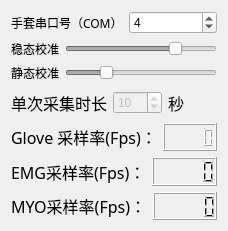
  <widget class="QWidget" name="layoutWidget">
   <property name="geometry">
    <rect>
     <x>450</x>
     <y>340</y>
     <width>215</width>
     <height>231</height>
    </rect>
   </property>
   <layout class="QVBoxLayout" name="verticalLayout_3">
    <item>
     <layout class="QHBoxLayout" name="DataGloveCOM">
      <item>
       <widget class="QLabel" name="comPort_label">
        <property name="font">
         <font>
          <family>等线</family>
          <pointsize>9</pointsize>
         </font>
        </property>
        <property name="text">
         <string>手套串口号（COM）</string>
        </property>
       </widget>
      </item>
      <item>
       <widget class="QSpinBox" name="COMPort">
        <property name="enabled">
         <bool>true</bool>
        </property>
        <property name="focusPolicy">
         <enum>Qt::NoFocus</enum>
        </property>
        <property name="value">
         <number>4</number>
        </property>
       </widget>
      </item>
     </layout>
    </item>
    <item>
     <layout class="QHBoxLayout" name="horizontalLayout_2">
      <item>
       <widget class="QLabel" name="label_2">
        <property name="font">
         <font>
          <family>等线</family>
         </font>
        </property>
        <property name="text">
         <string>稳态校准</string>
        </property>
       </widget>
      </item>
      <item>
       <widget class="QSlider" name="maxSlider">
        <property name="enabled">
         <bool>false</bool>
        </property>
        <property name="focusPolicy">
         <enum>Qt::NoFocus</enum>
        </property>
        <property name="maximum">
         <number>100</number>
        </property>
        <property name="pageStep">
         <number>1</number>
        </property>
        <property name="value">
         <number>75</number>
        </property>
        <property name="orientation">
         <enum>Qt::Horizontal</enum>
        </property>
       </widget>
      </item>
     </layout>
    </item>
    <item>
     <layout class="QHBoxLayout" name="horizontalLayout_4">
      <item>
       <widget class="QLabel" name="label">
        <property name="font">
         <font>
          <family>等线</family>
         </font>
        </property>
        <property name="text">
         <string>静态校准</string>
        </property>
       </widget>
      </item>
      <item>
       <widget class="QSlider" name="miniSlider">
        <property name="enabled">
         <bool>false</bool>
        </property>
        <property name="focusPolicy">
         <enum>Qt::NoFocus</enum>
        </property>
        <property name="maximum">
         <number>100</number>
        </property>
        <property name="pageStep">
         <number>1</number>
        </property>
        <property name="value">
         <number>25</number>
        </property>
        <property name="orientation">
         <enum>Qt::Horizontal</enum>
        </property>
       </widget>
      </item>
     </layout>
    </item>
    <item>
     <layout class="QHBoxLayout" name="SecondPerTrial_style">
      <item>
       <widget class="QLabel" name="SecondPerTrial_label1">
        <property name="font">
         <font>
          <family>AcadEref</family>
          <pointsize>12</pointsize>
         </font>
        </property>
        <property name="text">
         <string>单次采集时长</string>
        </property>
       </widget>
      </item>
      <item>
       <widget class="QSpinBox" name="SecondPerTrial">
        <property name="enabled">
         <bool>false</bool>
        </property>
        <property name="focusPolicy">
         <enum>Qt::NoFocus</enum>
        </property>
        <property name="minimum">
         <number>7</number>
        </property>
        <property name="maximum">
         <number>20</number>
        </property>
        <property name="value">
         <number>10</number>
        </property>
       </widget>
      </item>
      <item>
       <widget class="QLabel" name="SecondPerTrial_label2">
        <property name="font">
         <font>
          <family>AcadEref</family>
          <pointsize>12</pointsize>
         </font>
        </property>
        <property name="text">
         <string>秒</string>
        </property>
       </widget>
      </item>
     </layout>
    </item>
    <item>
     <layout class="QHBoxLayout" name="horizontalLayout_6">
      <item>
       <widget class="QLabel" name="gloveFPS_label">
        <property name="sizePolicy">
         <sizepolicy hsizetype="Preferred" vsizetype="Preferred">
          <horstretch>0</horstretch>
          <verstretch>0</verstretch>
         </sizepolicy>
        </property>
        <property name="font">
         <font>
          <family>等线</family>
          <pointsize>12</pointsize>
         </font>
        </property>
        <property name="text">
         <string>Glove 采样率(Fps)：</string>
        </property>
       </widget>
      </item>
      <item>
       <widget class="QLCDNumber" name="gloveFPS">
        <property name="sizePolicy">
         <sizepolicy hsizetype="Preferred" vsizetype="Preferred">
          <horstretch>0</horstretch>
          <verstretch>0</verstretch>
         </sizepolicy>
        </property>
       </widget>
      </item>
     </layout>
    </item>
    <item>
     <layout class="QHBoxLayout" name="horizontalLayout_5">
      <item>
       <widget class="QLabel" name="emgFPS_label">
        <property name="font">
         <font>
          <family>等线</family>
          <pointsize>12</pointsize>
         </font>
        </property>
        <property name="text">
         <string>EMG采样率(Fps)：</string>
        </property>
       </widget>
      </item>
      <item>
       <widget class="QLCDNumber" name="emgFPS"/>
      </item>
     </layout>
    </item>
    <item>
     <layout class="QHBoxLayout" name="horizontalLayout_8">
      <item>
       <widget class="QLabel" name="myoFPS_label">
        <property name="font">
         <font>
          <family>等线</family>
          <pointsize>12</pointsize>
         </font>
        </property>
        <property name="text">
         <string>MYO采样率(Fps)：</string>
        </property>
       </widget>
      </item>
      <item>
       <widget class="QLCDNumber" name="myoFPS"/>
      </item>
     </layout>
    </item>
   </layout>
  </widget>
